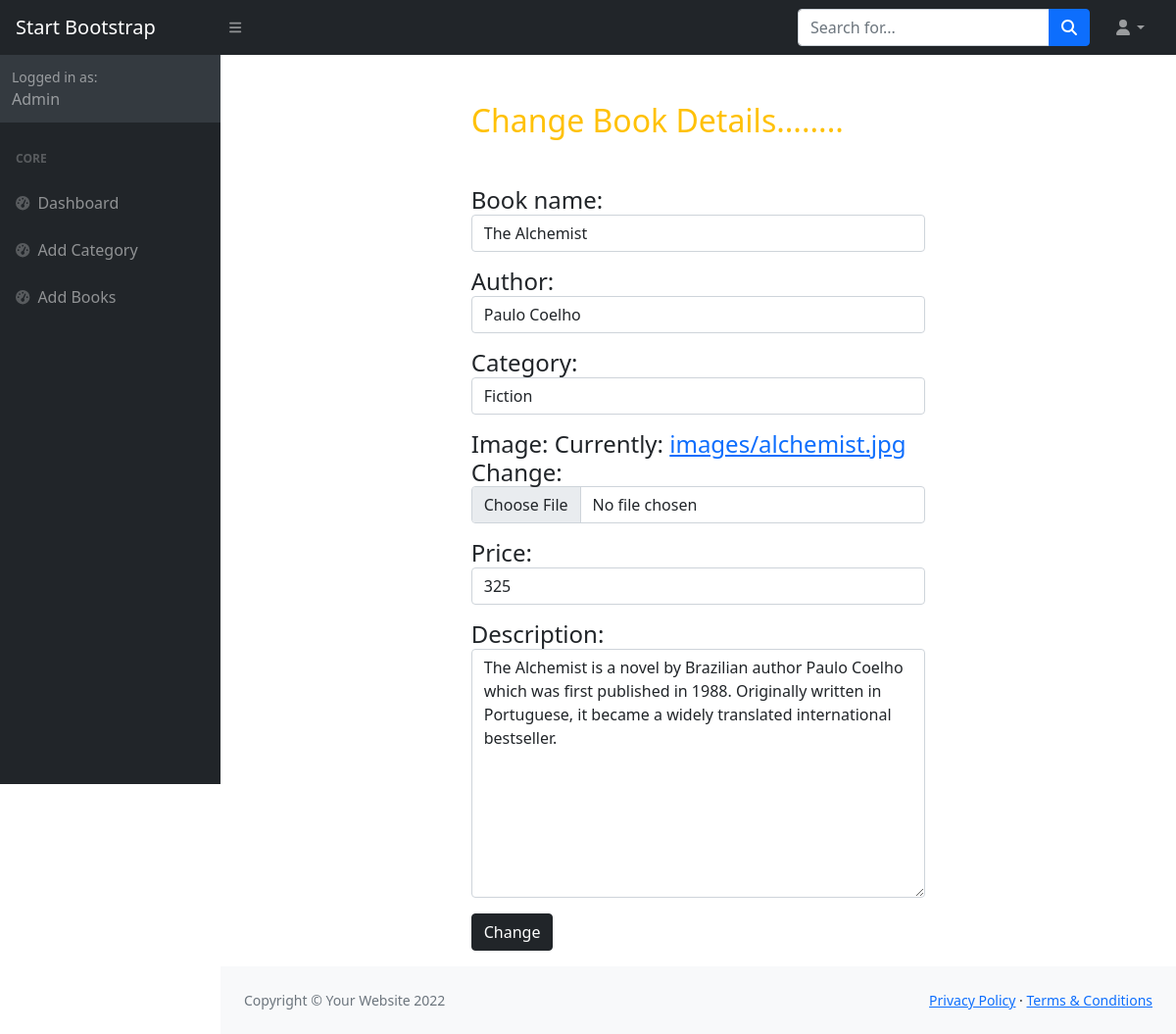
The page /book/change/5 on the database its author committed.
### owner/models.py (models this page shows, shortened)
class Books(models.Model):
    book_name=models.CharField(max_length=200,unique=True)
    author=models.CharField(max_length=200,null=True)
    category=models.ForeignKey(Categories,on_delete=models.CASCADE)
    image = models.ImageField(upload_to="images", null=True)
    price = models.PositiveIntegerField()
    description = models.CharField(max_length=1000, null=True)

### owner/views.py (the view, shortened to what this page needs)
# urls.py: path("book/change/<int:id>", views.BookEditView.as_view(), name="edit-book"),
class BookEditView(UpdateView):
    model = Books
    form_class = forms.BookChangeForm
    template_name = "book_edit.html"
    success_url = reverse_lazy("book-list")
    pk_url_kwarg = "id"

### owner/forms.py
class BookChangeForm(forms.ModelForm):
    class Meta:
        model=Books
        fields = [
            "book_name", "author", "category", "image", "price", "description"
        ]
        widgets={
            "book_name":forms.TextInput(attrs={"class": "form-control"}),
            "author": forms.TextInput(attrs={"class": "form-control"}),
            "category":forms.Select(attrs={"class": "form-control"}),
            "image":forms.ClearableFileInput(attrs={"class": "form-control"}),
            "price":forms.TextInput(attrs={"class": "form-control"}),
            "description":forms.Textarea(attrs={"class": "form-control"}),
        }

### owner/models.py (called while the page is built)
    def __str__(self):
        return self.category_name

### owner/templates/book_edit.html (shortened to what this page needs)
{%extends 'base.html'%}
{%block body_block%}
<div class="container">
    <div class="row">
        <div class="col-3"></div>
        <div class="col-6 mt-5">
          <h2 class="text-warning">Change Book Details........</h2>
            <form action="" class=" mt-5" method="post">
              <h4>{{form.as_p}}</h4>
                <div class="mb-3">
                    <button type="submit" class="btn btn-dark">Change</button>
                </div>
            </form>
        </div>
        <div class="col-3"></div>
    </div>
</div>
{%endblock%}

### rows shown on the page
Books: book_name "The Alchemist", author "Paulo Coelho", category "Fiction", price "325", description "The Alchemist is a novel by Brazilian author Paulo Coelho which was first published in 1988. Originally written in Portuguese, it became a widely translated international bestseller."
